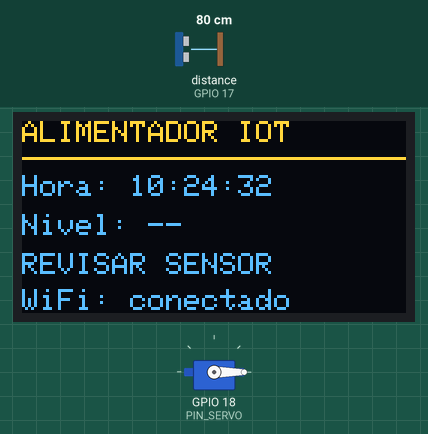
Recording of a sketch running on a simulated ESP32. Parts: servo, 128×64 one-colour display. Wiring (from diagram.json): ultrasonic range finder: trigger GPIO 5; echo GPIO 17. Inputs (shaded band) come from the test bench; at power-on: distance to the obstacle (sensor on GPIO 17) 80 cm. The echo pulse lasts 58.3 µs per cm; the OLED is the two-colour kind (top 16 rows yellow); WiFi joins after 1.5 s; servers stay silent unless stated; uploads are accepted with an empty reply; the local clock reads 2024-03-15 10:24:30 at power-on unless the sketch sets it; EEPROM starts erased; what the sketch prints to the serial monitor is not drawn.

Above: at 3.0 s.
3.1 s: distance to the obstacle (sensor on GPIO 17) set to 22 cm
7.5 s: distance to the obstacle (sensor on GPIO 17) set to 19 cm
At 8.8 s:
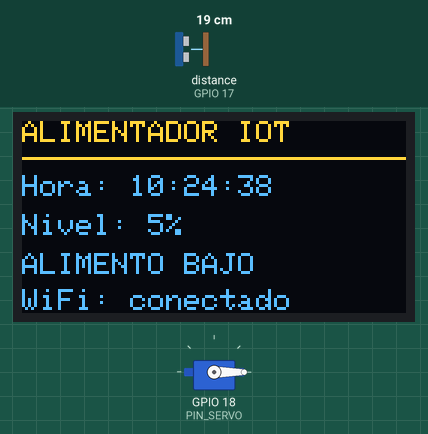
13.1 s: distance to the obstacle (sensor on GPIO 17) set to 2 cm
At 14.5 s:
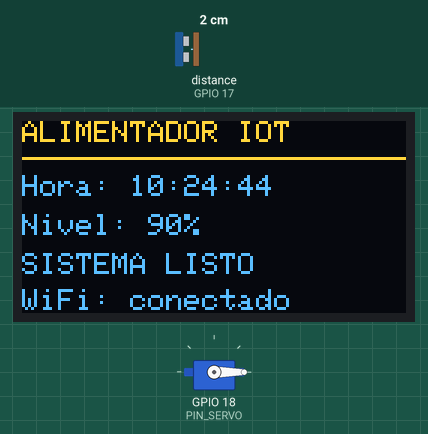
Timing chart, 0 to 16.1 s (numbered marks = the images above; inputs shaded):
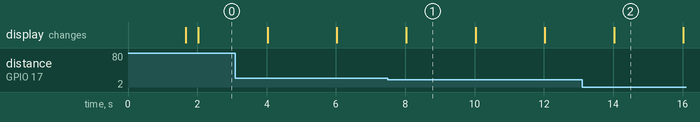

The sketch:

sketch.ino
```cpp
#include <WiFi.h>
#include <HTTPClient.h>
#include <WiFiClientSecure.h>
#include <Wire.h>
#include <time.h>
#include <ESP32Servo.h>
#include <Adafruit_GFX.h>
#include <Adafruit_SSD1306.h>
#include <ArduinoJson.h>
#include <Preferences.h>

// EDITAR: URL pública HTTPS de Render. NO usar localhost desde Wokwi.
const char* API_BASE = "https://alimentador-automatico-iot.onrender.com";
// Debe coincidir con DEVICE_TOKEN en .env / Render.
const char* DEVICE_TOKEN = "CAMBIAR_TOKEN_DISPOSITIVO_LARGO";
const char* WIFI_SSID = "Wokwi-GUEST";
const char* WIFI_PASS = "";

#define PIN_SERVO 18
#define PIN_TRIG 5
#define PIN_ECHO 17
#define OLED_SDA 21
#define OLED_SCL 22

const float ALTURA_CM = 20.0;
const int NIVEL_MINIMO = 10;
const unsigned long INTERVALO_SENSOR = 2000;
const unsigned long INTERVALO_API = 5000;
const unsigned long INTERVALO_CONFIG = 60000;

Preferences prefs;
Servo compuerta;
Adafruit_SSD1306 oled(128,64,&Wire,-1);
struct Horario { int id; int hora; int minuto; int ultimoDia; };
Horario horarios[20];
int totalHorarios = 0;
float distancia = -1;
int nivel = -1;
bool dispensando = false;
unsigned long tSensor=0,tApi=0,tConfig=0;

bool apiConfigurada(){ return String(API_BASE).startsWith("https://") && String(API_BASE).indexOf("TU-SERVICIO")<0; }

// En Wokwi usamos setInsecure() para pruebas. En hardware real usar CA raíz verificable.
bool peticion(const String& ruta,const String& metodo,const String& cuerpo,String& respuesta){
  if(WiFi.status()!=WL_CONNECTED || !apiConfigurada()) return false;
  WiFiClientSecure cliente;
  cliente.setInsecure(); // SOLO SIMULACION WOKWI
  HTTPClient http;
  http.setTimeout(3500);
  if(!http.begin(cliente,String(API_BASE)+ruta))return false;
  http.addHeader("X-Device-Token",DEVICE_TOKEN);
  http.addHeader("Content-Type","application/json");
  int codigo=metodo=="POST"?http.POST(cuerpo):http.GET();
  respuesta=http.getString();
  http.end();
  if(codigo<200 || codigo>=300){Serial.printf("API %s -> HTTP %d\n",ruta.c_str(),codigo);return false;}
  return true;
}

float medirDistancia(){
  digitalWrite(PIN_TRIG,LOW);delayMicroseconds(2);
  digitalWrite(PIN_TRIG,HIGH);delayMicroseconds(10);
  digitalWrite(PIN_TRIG,LOW);
  long d=pulseIn(PIN_ECHO,HIGH,30000);
  if(d==0)return -1;
  return d*0.0343/2.0;
}
void leerSensor(){
  distancia=medirDistancia();
  if(distancia<0 || distancia>ALTURA_CM){nivel=-1;Serial.println("Sensor fuera de rango");}
  else {nivel=constrain((int)round((ALTURA_CM-distancia)/ALTURA_CM*100),0,100);Serial.printf("Distancia: %.1f cm | Nivel: %d%%\n",distancia,nivel);}
}
void mostrarOLED(){
  oled.clearDisplay();oled.setTextSize(1);oled.setTextColor(SSD1306_WHITE);
  oled.setCursor(0,0);oled.println("ALIMENTADOR IOT");oled.drawLine(0,12,127,12,SSD1306_WHITE);
  struct tm t;
  oled.setCursor(0,18);
  if(getLocalTime(&t,20)){char h[12];strftime(h,sizeof(h),"%H:%M:%S",&t);oled.print("Hora: ");oled.println(h);}
  else oled.println("Hora: sin sincronizar");
  oled.setCursor(0,31);oled.print("Nivel: ");if(nivel<0)oled.println("--");else{oled.print(nivel);oled.println("%");}
  oled.setCursor(0,44);oled.println(dispensando?"DISPENSANDO":(nivel<0?"REVISAR SENSOR":(nivel<=NIVEL_MINIMO?"ALIMENTO BAJO":"SISTEMA LISTO")));
  oled.setCursor(0,56);oled.println(WiFi.status()==WL_CONNECTED?"WiFi: conectado":"WiFi: sin conexion");oled.display();
}
bool dispensar(){
  if(dispensando || nivel<0 || nivel<=NIVEL_MINIMO){Serial.println("Dispensacion bloqueada: sensor/nivel");return false;}
  dispensando=true;mostrarOLED();
  compuerta.write(90);Serial.println("Compuerta abierta");delay(2000);
  compuerta.write(0);Serial.println("Compuerta cerrada");
  dispensando=false;return true;
}
void enviarEvento(const char* origen,bool exito,const char* descripcion){
  JsonDocument d;d["source"]=origen;d["status"]=exito?"completed":"failed";d["description"]=descripcion;
  String cuerpo,respuesta;serializeJson(d,cuerpo);peticion("/api/device/event","POST",cuerpo,respuesta);
}
void guardarHorarios(){
  JsonDocument d;JsonArray a=d.to<JsonArray>();
  for(int i=0;i<totalHorarios;i++){
    JsonObject o=a.add<JsonObject>();o["id"]=horarios[i].id;
    o["hour"]=horarios[i].hora;o["minute"]=horarios[i].minuto;
    o["lastDay"]=horarios[i].ultimoDia;
  }
  String out;serializeJson(d,out);prefs.putString("schedules",out);
}
void cargarHorarios(){
  String saved=prefs.getString("schedules", "[]");
  JsonDocument d;if(deserializeJson(d,saved))return;
  totalHorarios=0;
  for(JsonObject o:d.as<JsonArray>()){
    if(totalHorarios>=20)break;
    horarios[totalHorarios++]={o["id"]|0,o["hour"]|0,o["minute"]|0,o["lastDay"]|-1};
  }
  Serial.printf("Horarios recuperados de memoria: %d\n",totalHorarios);
}
void sincronizarHorarios(){
  String respuesta;if(!peticion("/api/device/config","GET","",respuesta))return;
  JsonDocument d;if(deserializeJson(d,respuesta))return;
  JsonArray arr=d["schedules"].as<JsonArray>();
  // Conservar marcas de ejecución para evitar duplicados al sincronizar.
  Horario nuevos[20];int n=0;
  for(JsonObject item:arr){if(n>=20)break;
    int id=item["id"]|0, dia=-1;
    for(int i=0;i<totalHorarios;i++)if(horarios[i].id==id)dia=horarios[i].ultimoDia;
    nuevos[n++]={id,item["hour"]|0,item["minute"]|0,dia};
  }
  totalHorarios=n;for(int i=0;i<n;i++)horarios[i]=nuevos[i];
  guardarHorarios();
  Serial.printf("Horarios sincronizados: %d\n",totalHorarios);
}
void consultarOrden(){
  String respuesta;if(!peticion("/api/device/command","GET","",respuesta))return;
  JsonDocument d;if(deserializeJson(d,respuesta))return;
  if(d["command"].isNull())return;
  int id=d["command"]["id"]|0;if(id<=0)return;
  Serial.printf("Orden manual #%d\n",id);
  bool exito=dispensar();
  JsonDocument ack;ack["id"]=id;ack["success"]=exito;
  ack["message"]=exito?"Dispensacion manual finalizada":"Nivel insuficiente o sensor invalido";
  String cuerpo,res;serializeJson(ack,cuerpo);peticion("/api/device/ack","POST",cuerpo,res);
}
void enviarTelemetria(){
  JsonDocument d;
  if(nivel<0){d["level"]=nullptr;d["distance"]=nullptr;d["status"]="Sensor invalido";}
  else{d["level"]=nivel;d["distance"]=distancia;d["status"]=nivel<=NIVEL_MINIMO?"Alimento bajo":"Sistema listo";}
  String cuerpo,res;serializeJson(d,cuerpo);peticion("/api/device/telemetry","POST",cuerpo,res);
}
void verificarHorarios(){
  struct tm t;if(!getLocalTime(&t,20))return;
  int dia=t.tm_year*366+t.tm_yday;
  for(int i=0;i<totalHorarios;i++){
    if(t.tm_hour==horarios[i].hora && t.tm_min==horarios[i].minuto && horarios[i].ultimoDia!=dia){
      horarios[i].ultimoDia=dia;guardarHorarios();
      Serial.printf("Horario automatico %02d:%02d\n",t.tm_hour,t.tm_min);
      bool ok=dispensar();enviarEvento("automatic",ok,ok?"Horario ejecutado":"Nivel insuficiente o sensor invalido");
    }
  }
}
void setup(){
  Serial.begin(115200);prefs.begin("alimentador",false);cargarHorarios();pinMode(PIN_TRIG,OUTPUT);pinMode(PIN_ECHO,INPUT);
  compuerta.setPeriodHertz(50);compuerta.attach(PIN_SERVO,500,2400);compuerta.write(0);
  Wire.begin(OLED_SDA,OLED_SCL);if(!oled.begin(SSD1306_SWITCHCAPVCC,0x3C))Serial.println("OLED no detectada");
  WiFi.begin(WIFI_SSID,WIFI_PASS);Serial.print("Conectando WiFi");
  unsigned long inicio=millis();while(WiFi.status()!=WL_CONNECTED && millis()-inicio<15000){delay(400);Serial.print(".");}
  Serial.println(WiFi.status()==WL_CONNECTED?"\nWiFi conectado":"\nWiFi no conectado");
  configTzTime("PET5","pool.ntp.org","time.google.com");
  leerSensor();mostrarOLED();
  sincronizarHorarios();tConfig=millis();
  if(!apiConfigurada())Serial.println("CONFIGURAR API_BASE para habilitar control remoto");
}
void loop(){
  unsigned long ahora=millis();
  if(ahora-tSensor>=INTERVALO_SENSOR){tSensor=ahora;leerSensor();mostrarOLED();verificarHorarios();}
  if(ahora-tApi>=INTERVALO_API){tApi=ahora;enviarTelemetria();consultarOrden();}
  if(ahora-tConfig>=INTERVALO_CONFIG){tConfig=ahora;sincronizarHorarios();}
}
```

Measured:
- the behaviour switches between 21 and 20 cm on distance to the obstacle (sensor on GPIO 17) (found by bisection; images 0 and 1)
- after the input at 7.5 s, the display: changes after 0.53 s (image 1)
- after the input at 13.1 s, the display: changes after 0.93 s (image 2)
- what the display in image 1 shows lasts 2.0 s, from 8.0 s to 10.0 s
